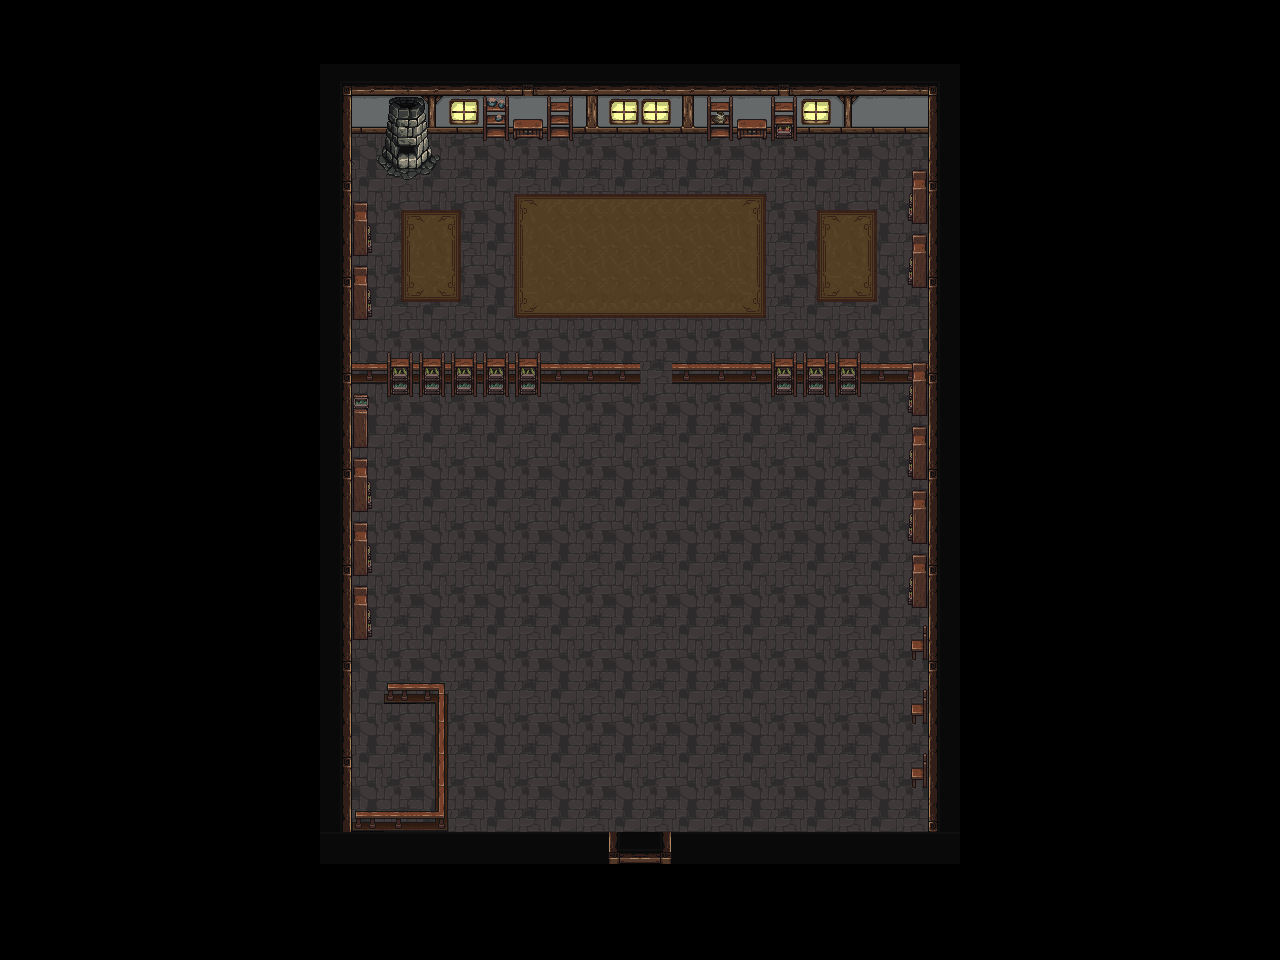

Below is a game level as drawn by its tile map, then a one-line description and the .tmx that defines it (tile-layer data replaced by summaries):
An orthogonal 40x30 tile map with 32x32 px tiles, 3 tile layers (Tile Layer 1, Tile Layer 2, Tile Layer 3), 2 tilesets and 30 objects (23x wall, 2x NPC, shop, gate, door, ...).

<map version="1.5" tiledversion="1.7.2" orientation="orthogonal" renderorder="right-down" width="40" height="30" tilewidth="32" tileheight="32" infinite="0" nextlayerid="5" nextobjectid="31">
 <tileset firstgid="1" source="interior.tsx" />
 <tileset firstgid="1025" source="furniture.tsx" />
 <layer id="1" name="Tile Layer 1" width="40" height="30">
  <data>[1200 cells, 500 non-empty, 24 distinct tile ids]</data>
 </layer>
 <layer id="2" name="Tile Layer 2" width="40" height="30">
  <data>[1200 cells, 109 non-empty, 37 distinct tile ids]</data>
 </layer>
 <layer id="4" name="Tile Layer 3" width="40" height="30">
  <data>[1200 cells, 67 non-empty, 29 distinct tile ids]</data>
 </layer>
 <objectgroup id="3" name="Object Layer 1">
  <object id="1" name="shop" x="416" y="736" width="32" height="64">
   <properties>
    <property name="shop_id" value="bookshop1" />
   </properties>
  </object>
  <object id="2" name="NPC" x="384" y="736" width="32" height="32">
   <properties>
    <property name="dir" type="int" value="3" />
    <property name="hair_color" type="int" value="2" />
    <property name="hair_id" type="int" value="3" />
    <property name="name_id" value="Dr. Booksy" />
    <property name="path_id" type="int" value="-1" />
    <property name="skin_id" type="int" value="1" />
   </properties>
  </object>
  <object id="3" name="gate" x="640" y="352" width="32" height="32">
   <properties>
    <property name="level" type="int" value="0" />
    <property name="locked" type="bool" value="true" />
   </properties>
  </object>
  <object id="4" name="door" x="608" y="832" width="64" height="32">
   <properties>
    <property name="door_id" type="int" value="1" />
    <property name="exit_dir" value="down" />
    <property name="to_level" value="test" />
   </properties>
  </object>
  <object id="5" name="wall" x="320" y="64" width="32" height="800" />
  <object id="6" name="wall" x="928" y="64" width="32" height="800" />
  <object id="7" name="wall" x="352" y="832" width="256" height="32" />
  <object id="8" name="wall" x="672" y="832" width="256" height="32" />
  <object id="9" name="wall" x="352" y="352" width="288" height="32" />
  <object id="10" name="wall" x="672" y="352" width="256" height="32" />
  <object id="11" name="wall" x="352" y="64" width="576" height="64" />
  <object id="12" name="wall" x="352" y="128" width="96" height="48" />
  <object id="13" name="wall" x="336" y="672" width="112" height="32" />
  <object id="14" name="wall" x="352" y="384" width="32" height="32" />
  <object id="15" name="wall" x="352" y="448" width="32" height="32" />
  <object id="16" name="wall" x="352" y="512" width="32" height="32" />
  <object id="17" name="wall" x="352" y="576" width="32" height="32" />
  <object id="18" name="wall" x="896" y="448" width="32" height="32" />
  <object id="19" name="wall" x="896" y="512" width="32" height="32" />
  <object id="20" name="wall" x="896" y="576" width="32" height="32" />
  <object id="21" name="wall" x="896" y="384" width="32" height="32" />
  <object id="22" name="wall" x="352" y="224" width="32" height="32" />
  <object id="23" name="wall" x="352" y="288" width="32" height="32" />
  <object id="24" name="wall" x="896" y="192" width="32" height="32" />
  <object id="25" name="wall" x="896" y="256" width="32" height="32" />
  <object id="26" name="wall" x="416" y="704" width="32" height="32" />
  <object id="27" name="wall" x="416" y="800" width="32" height="32" />
  <object id="28" name="random_spawn" x="544" y="256" width="32" height="32">
   <properties>
    <property name="dir" type="int" value="0" />
   </properties>
  </object>
  <object id="29" name="walk_path" x="384" y="192" width="224" height="128">
   <properties>
    <property name="path_id" type="int" value="2" />
   </properties>
  </object>
  <object id="30" name="NPC" x="832" y="672" width="32" height="32">
   <properties>
    <property name="dir" type="int" value="0" />
    <property name="name_id" value="Bryn" />
   </properties>
  </object>
 </objectgroup>
</map>
